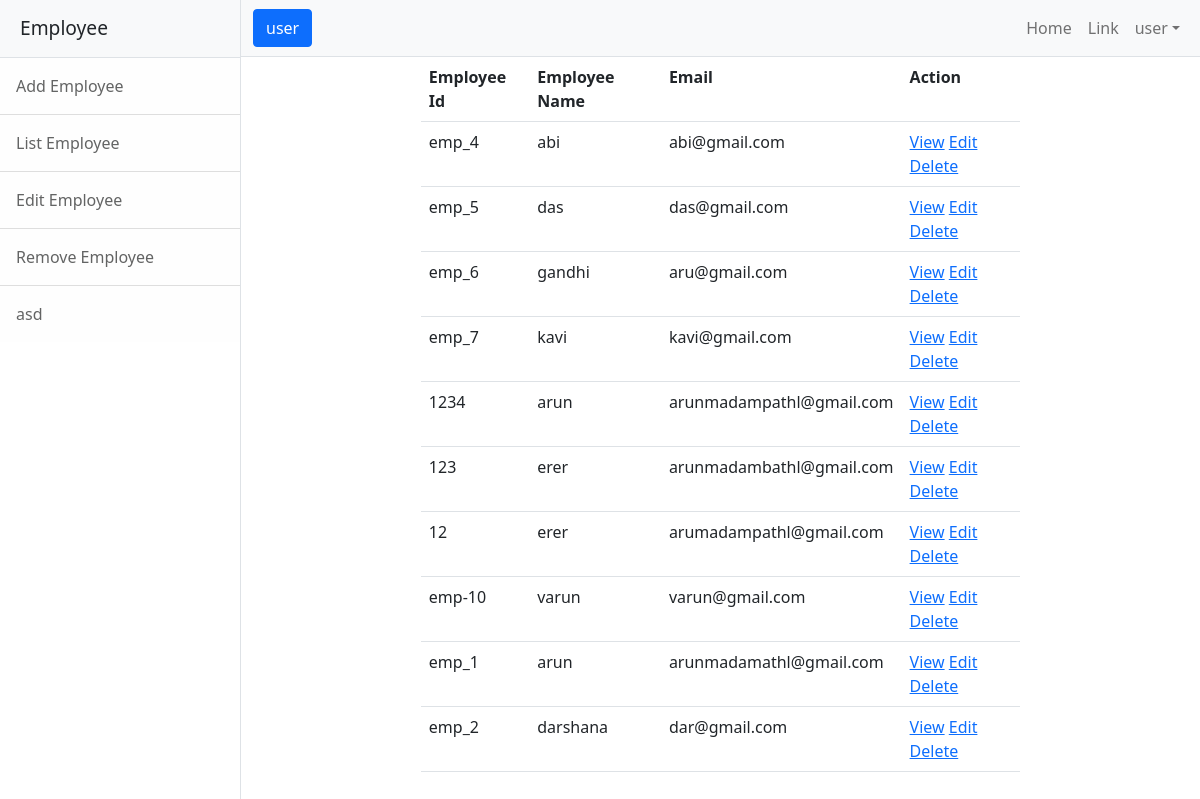
The app's page /employee/all (signed in) with its own data.
### employee/models.py (models this page shows, shortened)
class Employee(models.Model):
    emp_id=models.CharField(max_length=80,primary_key=True)
    profile_pic=models.ImageField(upload_to="profilepic",null=True)
    emp_name=models.CharField(max_length=80)
    designation=models.CharField(max_length=80)
    salary=models.PositiveIntegerField()
    email=models.EmailField(unique=True)
    experience=models.PositiveIntegerField(default=0)

### employee/views.py (the view)
# urls.py: path("all",views.EmployeeListView.as_view(),name="emp-list"),
@method_decorator(signin_requied,name="dispatch")
class EmployeeListView(View):
    def get(self,request,*args,**kwargs):
        qs=Employee.objects.all()  #takeing all employee details (qs is a object )
        return render(request,"emp-list.html",{"employees":qs})

### employee/views.py (called while the page is built)
def signin_requied(fn):
    def wrapper(request,*args,**kwargs):
        if request.user.is_authenticated:
            return fn(request,*args,*kwargs)
        else:
            messages.error(request,"you must login")
            return redirect("signin")
    return wrapper

### employee/templates/emp-list.html
{%extends 'base.html'%}
{%block body_block%}
<div class="container">
    <div class="row">
        <div class="col-2"></div>
        <div class="col-8">
            <table class="table">
                <tr>
                    <th>Employee Id</th>
                    <th>Employee Name</th>
                    <th>Email</th>
                    <th>Action</th>
                </tr>
                {%for emp in employees%}
                <tr>
                    <td>{{emp.emp_id}}</td>
                    <td>{{emp.emp_name}}</td>
                    <td>{{emp.email}}</td>
                    <td>
                        <a href="{%url 'emp-detail' emp.emp_id%}">View</a>
                        <a href="{%url 'emp-edit' emp.emp_id%}">Edit</a>
                        <a href="{%url 'emp-remove' emp.emp_id%}">Delete</a>
                    </td>
                </tr>
                {%endfor%}
            </table>
        </div>
        <div class="col-2"></div>
    </div>
</div>
{%endblock%}

### employee/templates/base.html (shortened to what this page needs)
<!DOCTYPE html>
{%load static %}
<html lang="en">
    <head>
        <link href="{%static 'css/styles.css' %} " rel="stylesheet" />
    </head>
<body>
        <div class="d-flex" id="wrapper">
            <div class="border-end bg-white" id="sidebar-wrapper">
                <div class="sidebar-heading border-bottom bg-light">Employee</div>
                <div class="list-group list-group-flush">
                    <a class="list-group-item list-group-item-action list-group-item-light p-3" href="{%url 'add-emp'%}">Add Employee</a>
                    <a class="list-group-item list-group-item-action list-group-item-light p-3" href="{%url 'emp-list'%}">List Employee</a>
                    <a class="list-group-item list-group-item-action list-group-item-light p-3" href="#!">Edit Employee</a>
                    <a class="list-group-item list-group-item-action list-group-item-light p-3" href="#!">Remove Employee</a>
                    <a class="list-group-item list-group-item-action list-group-item-light p-3" href="#!">asd</a>
                </div>
            </div>
            <div id="page-content-wrapper">
                <nav class="navbar navbar-expand-lg navbar-light bg-light border-bottom">
                    <div class="container-fluid">
                        <button class="btn btn-primary" id="sidebarToggle">{{request.user}}</button>
                        <div class="collapse navbar-collapse" id="navbarSupportedContent">
                            <ul class="navbar-nav ms-auto mt-2 mt-lg-0">
                                <li class="nav-item active"><a class="nav-link" href="{%url 'index'%}">Home</a></li>
                                <li class="nav-item"><a class="nav-link" href="#!">Link</a></li>
                                <li class="nav-item dropdown">
                                    <a class="nav-link dropdown-toggle" id="navbarDropdown" href="#" role="button" data-bs-toggle="dropdown" aria-haspopup="true" aria-expanded="false">{{request.user}}</a>
                                </li>
                            </ul>
                        </div>
                    </div>
                </nav>
                <div class="container-fluid">
                  {%block body_block%}
                    {%endblock%}
                </div>
            </div>
        </div>
</body>
</html>

### records on screen
Employee: emp_id "emp_4", emp_name "abi", email "abi@gmail.com"
Employee: emp_id "emp_5", emp_name "das", email "das@gmail.com"
Employee: emp_id "emp_6", emp_name "gandhi", email "aru@gmail.com"
Employee: emp_id "emp_7", emp_name "kavi", email "kavi@gmail.com"
Employee: emp_id "1234", emp_name "arun", email "arunmadampathl@gmail.com"
Employee: emp_id "123", emp_name "erer", email "arunmadambathl@gmail.com"
Employee: emp_id "12", emp_name "erer", email "arumadampathl@gmail.com"
Employee: emp_id "emp-10", emp_name "varun", email "varun@gmail.com"
Employee: emp_id "emp_1", emp_name "arun", email "arunmadamathl@gmail.com"
Employee: emp_id "emp_2", emp_name "darshana", email "dar@gmail.com"

### other values on screen
{{ request.user }} "user"
